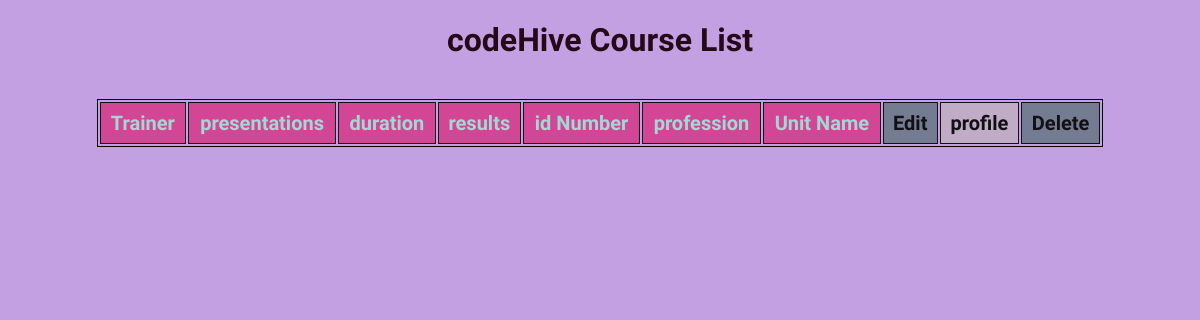
The app's page /course/list/, older data.
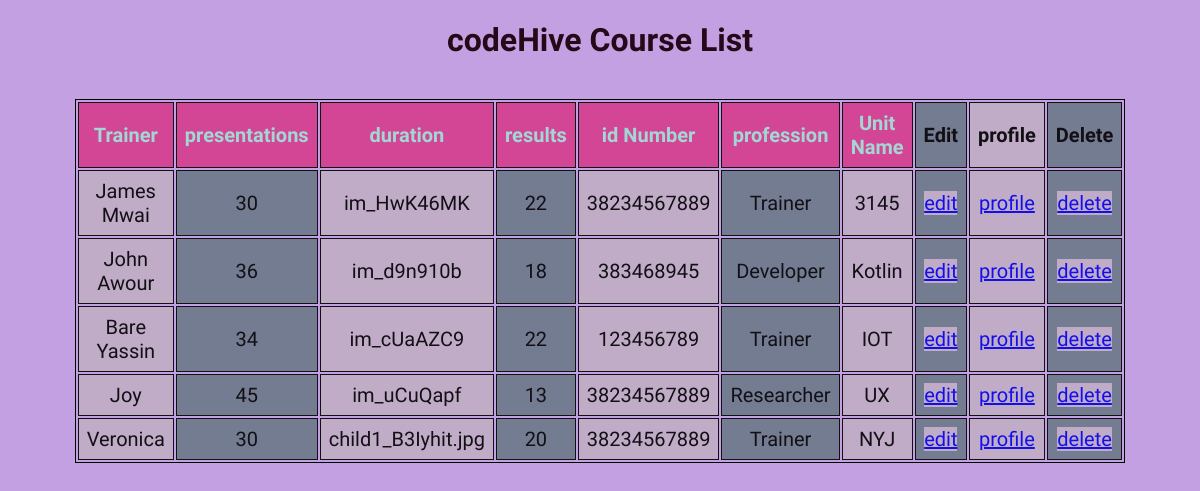
The same page, newer data.
### course/models.py (models this page shows)
class Course(models.Model):
    Trainer=models.CharField(max_length=12,default=34,null=True,blank=True)
    presentations=models.CharField(max_length=12,default=30,null=True,blank=True)
    duration=models.PositiveSmallIntegerField(max_length=10,default=21,null=True,blank=True)
    course_material=models.FileField()
    results=models.PositiveSmallIntegerField(max_length=10,default=22,null=True,blank=True)
    id_Number=models.CharField(max_length=12,default=38,null=True,blank=True)
    profession=models.CharField(max_length=10,default=32,null=True,blank=True)
    Unit_Name=models.CharField(max_length=10,default=31,null=True,blank=True)

### course/views.py (the view)
# urls.py: path("list/",course_list,name="course_list"),
def course_list(request):
     courses= Course.objects.all()
     return render(request,"course_list.html",{"courses":courses})

### course/templates/course_list.html (shortened to what this page needs)
<!DOCTYPE html>
<html lang="en">
<head>
    <h1>codeHive Course List</h1>
</body>
</html>
</html>
</head>
<body>
<table>
    <tr>
        <th id="row">Trainer</th>
        <th id="row">presentations</th>
        <th id="row">duration</th>
        <th id="row">results</th>
        <th id="row">id Number</th>
        <th id="row">profession</th>
        <th id="row">Unit Name</th>
        <th>Edit</th>
        <th>profile</th>
        <th>Delete</th>
    </tr>
{%for course in courses%}
<tr>
    <td>{{course.Trainer}}</td>
    <td>{{course.presentations}}</td>
    <td>{{course.course_material}}</td>
    <td>{{course.results}}</td>
    <td>{{course.id_Number}}</td>
    <td>{{course.profession}}</td>
    <td>{{course.Unit_Name}}</td>
    <td><a href="{% url 'edit_course 'id=course.id% }">edit</a></td>
    <td><a href="{% url 'course_profile 'id=course.id% }">profile</a></td>
    <td><a href="{% url 'delete_course 'id=course.id% }">delete</a></td>
</tr>
</table>
</body>
</html>

Row changes from the older to the newer data that the page shows:
added Course: Trainer "James Mwai", presentations "30", course_material "im_HwK46MK", results "22", id_Number "38234567889", profession "Trainer", Unit_Name "3145"
added Course: Trainer "John Awour", presentations "36", course_material "im_d9n910b", results "18", id_Number "383468945", profession "Developer", Unit_Name "Kotlin"
added Course: Trainer "Bare Yassin", presentations "34", course_material "im_cUaAZC9", results "22", id_Number "123456789", profession "Trainer", Unit_Name "IOT"
added Course: Trainer "Joy", presentations "45", course_material "im_uCuQapf", results "13", id_Number "38234567889", profession "Researcher", Unit_Name "UX"
added Course: Trainer "Veronica", presentations "30", course_material "child1_B3Iyhit.jpg", results "20", id_Number "38234567889", profession "Trainer", Unit_Name "NYJ"
